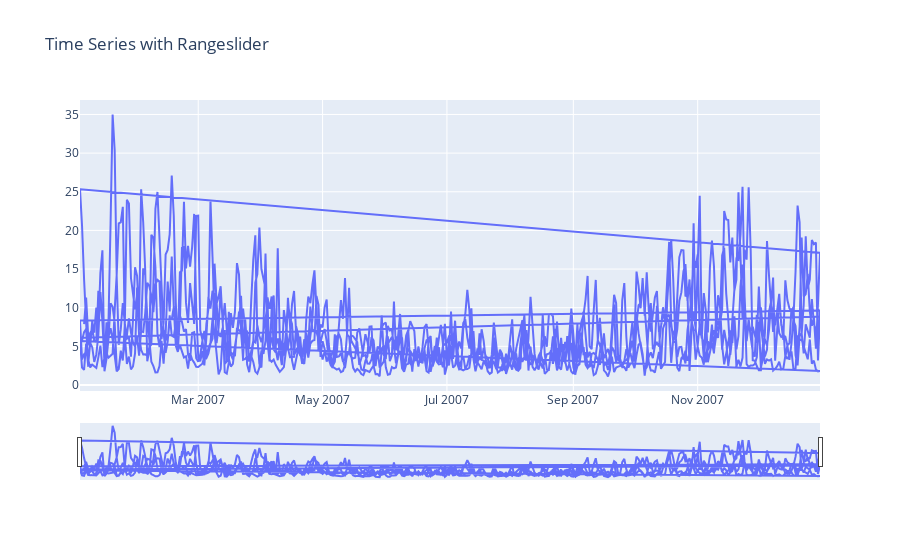

Notebook code for this chart:
### Code cell
fig5 = go.Figure([go.Scatter(x=train_r1['date'], y=train_r1["NO2"])])
#fig2.show()

fig5.update_layout(title_text='Time Series with Rangeslider',
                  xaxis_rangeslider_visible=True)

### Figure 1 — Plotly figure (JSON) as saved in the notebook; plotly's stock layout.template omitted (floating-point values rounded to 4 significant figures; data arrays with more than 128 entries replaced by an {"elided": "..."} marker saying what was removed)
{"data": [{"type": "scatter", "x": {"elided": "2191 str values"}, "y": {"elided": "2191 float values"}}], "layout": {"title": {"text": "Time Series with Rangeslider"}, "xaxis": {"rangeslider": {"visible": true}}}}
